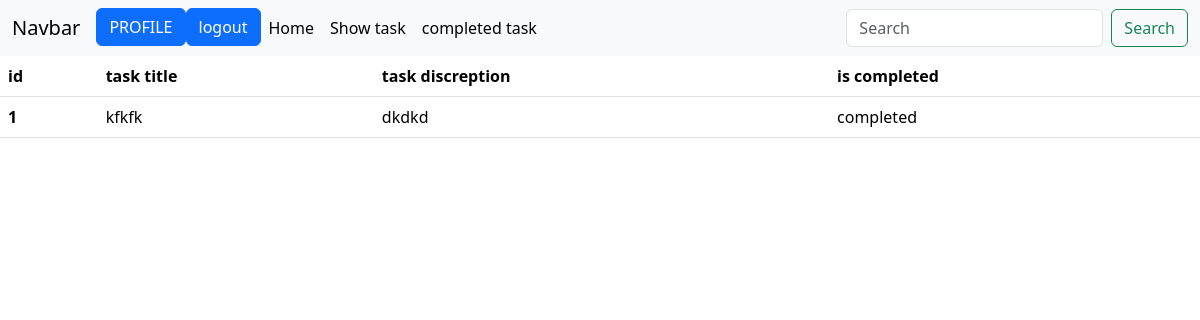
Screenshot of /task/completedtask/ (signed in) with the database file from the repository.
### task/models.py (models this page shows, shortened)
class TaskModel(models.Model):
    id = models.IntegerField(primary_key=True)
    taskTitle=models.CharField(max_length=20)
    taskDescription=models.CharField(max_length=20)
    is_completed=models.BooleanField(default=False)
    created_at = models.DateTimeField(auto_now_add=True)
    user = models.ForeignKey(User, on_delete=models.CASCADE,default=1)
    priority = models.IntegerField(choices=[(i, str(i)) for i in range(9)])
    due_date = models.DateField(null=True, blank=True)

### task/views.py (the view)
# urls.py: path('completedtask/',views.completed_task,name='completedtask')
def completed_task(request):
    if request.user.is_authenticated:
        user_id = request.user.id
    comte = TaskModel.objects.filter( user_id= user_id)
    return render(request,'task/complete.html',{'show':comte})

### task/templates/task/complete.html
{% extends 'base.html' %}
{% load crispy_forms_tags %}
{% block content %}
<table class="table">
    <thead>
      <tr>
        <th scope="col">id</th>
        <th scope="col">task title</th>
        <th scope="col">task discreption</th>
        <th scope="col">is completed</th>
      </tr>
    </thead>
    <tbody>
     {% for s in show %}
     {% if  s.is_completed %}
      <tr>
        <th>{{s.id}}</th>
        <td>{{s.taskTitle}}</td>
        <td>{{s.taskDescription}}</td>
        <td>completed</td>
      </tr>
      {% endif %}
      {% endfor %}
    </tbody>
  </table>
{% endblock %}

### rows the page displays
TaskModel: id "1", taskTitle "kfkfk", taskDescription "dkdkd"
